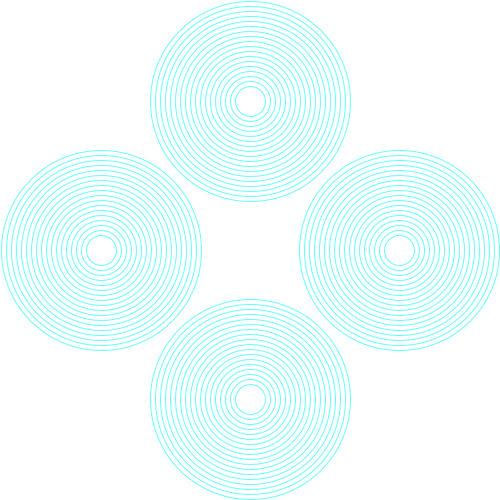
Frame 1 (no input)
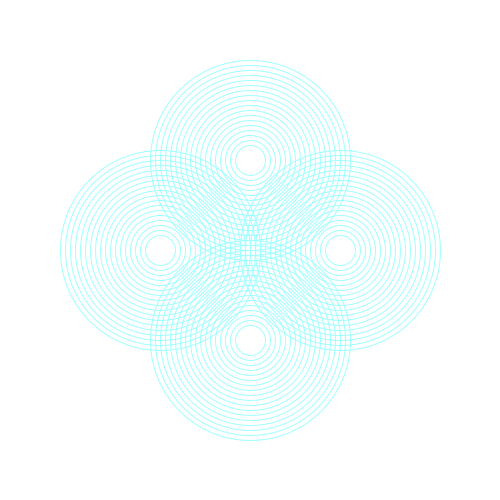
Frame 60 (the mouse pressed at the canvas centre just before this capture)
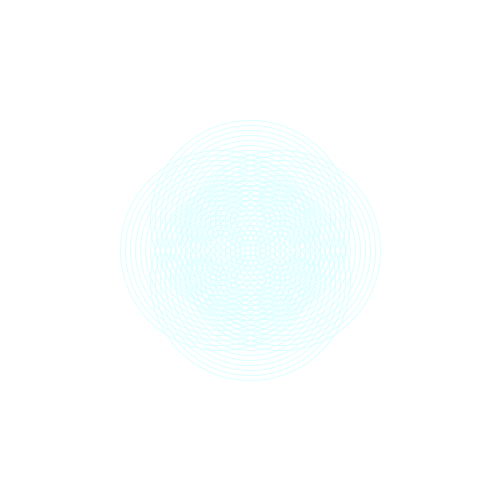
Frame 120 (the mouse held since frame 60 and released just before this capture)

The Processing sketch that drew these frames (run headless with seeded random() and noise(); from frame 60 on, the mouse is pressed at the canvas centre):

// Processing sketch: AmazingRings
// ── AmazingRings.pde
int x1=100;
int x2=400;
int x3=400;

int y1=100;
int y2=400;
int y3=400;

void setup(){
  size(500,500);
}
void draw(){
  background(255,255,255);
    x1=x1+1;
    x2=x2-1;
  noFill();
for(int i=200; i>26; i-=10){
  stroke(x1,x2,x3);
ellipse(x1,250,i,i);
ellipse(x2,250,i,i);
}
if(x1>=400 && x2<=100){
x3=x1;
x1=x2;
x2=x3;
}

    y1=y1+1;
    y2=y2-1;
noFill();
for(int m=200; m>26; m-=10){
  stroke(y1,y2,y3);
ellipse(250,y1,m,m);
ellipse(250,y2,m,m);
}
if(y1>=400 && y2<=100){
y3=y1;
y1=y2;
y2=y3;

}
}
